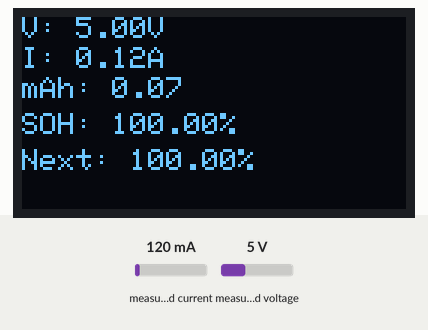
The sketch below on a simulated Arduino Uno, built for the host (arithmetic inside an expression is 32-bit, double 64-bit). Parts: 128×64 one-colour display. The test bench sets the inputs (shaded band); at power-on: measured current 120 mA, measured voltage 5 V. What the sketch prints to the serial monitor is not drawn.

Above: at 2.2 s.
2.3 s: measured current set to 40 mA
At 3.7 s:
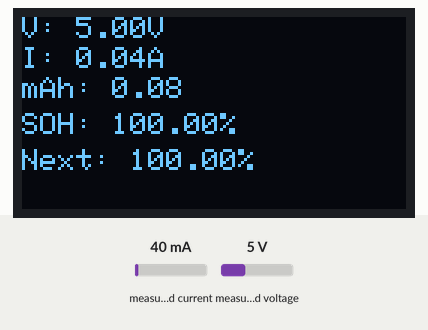
5.6 s: measured voltage set to 0.3 V
At 6.8 s:
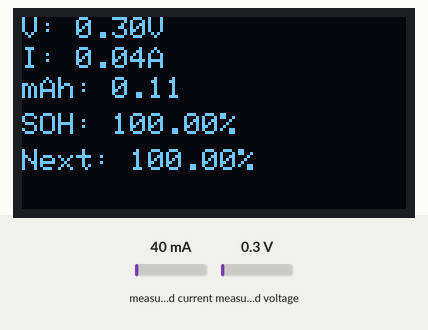
8.7 s: measured current set to 500 mA
At 9.8 s:
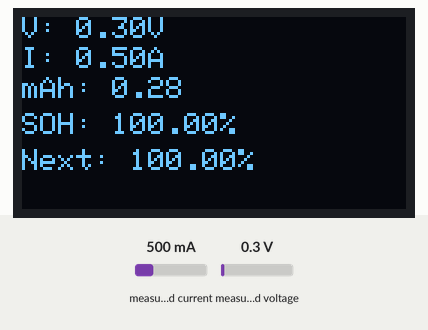
11.8 s: measured voltage set to 3.8 V
At 12.8 s:
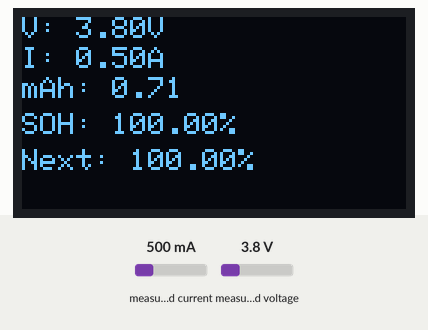
Timing chart, 0 to 14.8 s (numbered marks = the images above; inputs shaded):
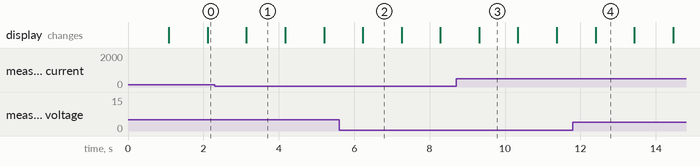

The sketch:

hocmay.ino
```cpp
#include <Wire.h>
#include <Adafruit_INA219.h>
#include <Adafruit_GFX.h>
#include <Adafruit_SSD1306.h>

TwoWire I2C_INA = TwoWire(0);
TwoWire I2C_OLED = TwoWire(1);

Adafruit_INA219 ina219;

#define SCREEN_WIDTH 128
#define SCREEN_HEIGHT 64
#define OLED_ADDR 0x3C

Adafruit_SSD1306 display(SCREEN_WIDTH, SCREEN_HEIGHT, &I2C_OLED, -1);

// dữ liệu đo
float voltage = 0;
float current = 0;
float mAh = 0;

unsigned long lastTime = 0;

// dữ liệu từ Python
float SOH = 100;
float SOH_future = 100;

void setup() {
  Serial.begin(115200);

  // INA219: SDA 21, SCL 22
  I2C_INA.begin(21, 22, 100000);
  if (!ina219.begin(&I2C_INA)) {
    Serial.println("INA219 FAIL");
    while (1);
  }

  // OLED SSD1306: SDA 18, SCL 19
  I2C_OLED.begin(18, 19, 100000);
  if (!display.begin(SSD1306_SWITCHCAPVCC, OLED_ADDR)) {
    Serial.println("OLED FAIL");
    while (1);
  }

  display.clearDisplay();
  display.setTextSize(1);
  display.setTextColor(SSD1306_WHITE);
  display.setCursor(0, 0);
  display.println("Battery ML Ready");
  display.display();

  lastTime = millis();
  delay(1000);
}

void loop() {
  voltage = ina219.getBusVoltage_V();
  current = ina219.getCurrent_mA() / 1000.0; // A

  unsigned long now = millis();
  float dt = (now - lastTime) / 3600000.0; // hour
  lastTime = now;

  if (current > 0) {
    mAh += current * dt * 1000.0;
  }

  if (Serial.available()) {
    String data = Serial.readStringUntil('\n');
    int p = data.indexOf(',');

    if (p > 0) {
      SOH = data.substring(0, p).toFloat();
      SOH_future = data.substring(p + 1).toFloat();
    }
  }

  // gửi sang Python: voltage,current,time,mAh
  // Đúng thứ tự model đang dùng: voltage,current,time,mAh
  Serial.print(voltage); Serial.print(",");
  Serial.print(current); Serial.print(",");
  Serial.print(now / 1000.0); Serial.print(",");
  Serial.println(mAh);

  display.clearDisplay();

  display.setCursor(0, 0);
  display.print("V: "); display.print(voltage, 2); display.println("V");

  display.setCursor(0, 10);
  display.print("I: "); display.print(current, 2); display.println("A");

  display.setCursor(0, 20);
  display.print("mAh: "); display.print(mAh, 2);

  display.setCursor(0, 32);
  display.print("SOH: "); display.print(SOH, 2); display.println("%");

  display.setCursor(0, 44);
  display.print("Next: "); display.print(SOH_future, 2); display.println("%");

  display.display();

  delay(1000);
}
```

Measured:
- what the display in image 2 shows lasts 1.1 s, from 6.2 s to 7.3 s
